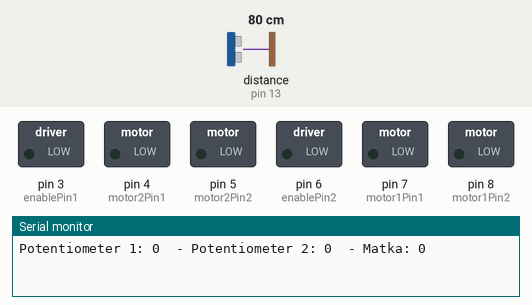
Recording of a sketch running on a simulated Arduino Uno, built with avr-gcc and run on an emulated ATmega328P. Parts: switched loads named in the sketch (green lamp = pin HIGH), the last lines printed to the serial monitor. Wiring (inferred from the names in the program): ultrasonic range finder: trigger pin 2; echo pin 13. Inputs (shaded band) come from the test bench; at power-on: distance to the obstacle (sensor on pin 13) 80 cm. The echo pulse lasts 58.3 µs per cm; no radio packets arrive unless stated; pins used as bus, display or sensor lines are not drawn.

Above: at 0.01 s.
At 1.2 s:
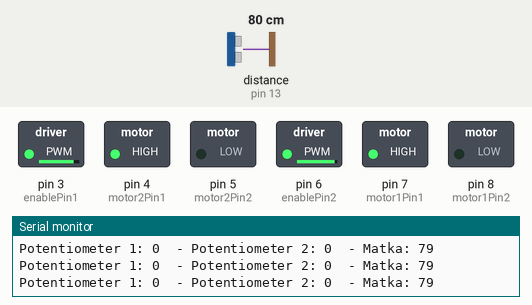
1.3 s: distance to the obstacle (sensor on pin 13) set to 34 cm
4.3 s: distance to the obstacle (sensor on pin 13) set to 28 cm
At 4.8 s:
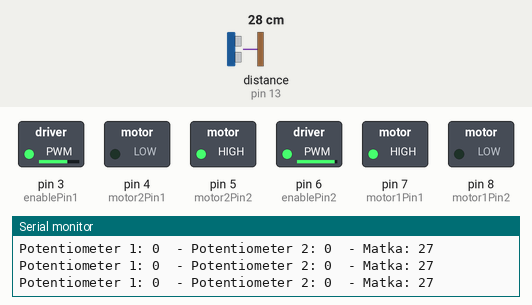
Timing chart, 0 to 7.3 s (numbered marks = the images above; inputs shaded):
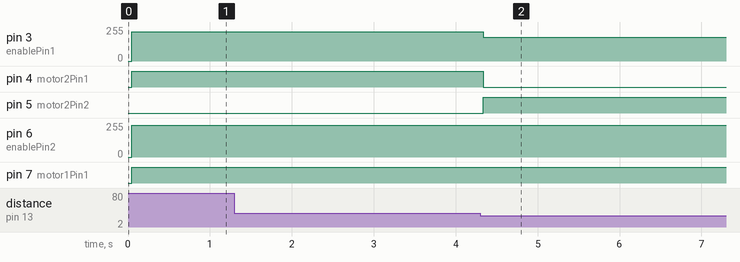

The sketch:

RC-autokoodi_v1.0.ino
```cpp
#include <RH_ASK.h>
//Radiohead-kirjaston sisällyttäminen, kirjaston avulla RF-lähettimet saadaan lähettämään datanpätkiä

//Takamoottorin hallinta(eteen taakse liikkuminen)
int motor1Pin1 = 7;
int motor1Pin2 = 8;
int enablePin1 = 3;

// Etäisyysanturin 2 pinniä ultraäänen lähettämiseen sekä vastaanottamiseen
int trigger = 2;
int echo = 13;

// Kaksi arvoa, ultraäänen matkustusaika sekä siitä laskettava kuljettu matka
long aika;
long cm;

//Etumoottorin hallinta(kääntyminen)
int motor2Pin1 = 4;
int motor2Pin2 = 5;
int enablePin2 = 6;

//Lähettimen antaman datan string sekä sen jakaminen 2 eri stringiin
String str_potent1;
String str_potent2;
String str_out;

// Vähennetään kauko-ohjaimessa stringiin lisätty määrä jotta data olisi koko ajan yhtä monta merkkiä
int potent1;
int potent2;

RH_ASK rf_driver;

void setup(){
    //Hallitaan Arduinosta tulevia johtoja
    pinMode(motor1Pin1, OUTPUT);
    pinMode(motor1Pin2, OUTPUT);
    pinMode(motor2Pin1, OUTPUT);
    pinMode(motor2Pin2, OUTPUT);
    pinMode(enablePin1, OUTPUT);
    pinMode(enablePin2, OUTPUT);

    //enablePin 1 ja 2 on kiinnitetty L298H H-Bridgeen kiinni PWM-napoihin, jolla hallitaan moottoreille tulevaa virtaa välillä 0-255
    //(190 rajoitettu koska alkuperäinen kytkentä oli 4,5V ja meillä on 10,5V koska H-Bridge ja arduino vaativat virtaa)

    // Aloita ASK-toiminto
    rf_driver.init();

    pinMode(trigger, OUTPUT);
    pinMode(echo, INPUT);

    Serial.begin(9600);
}

void loop() {

    // Annetaan oletetun viestin pituus
    uint8_t buf[7];
    uint8_t buflen = sizeof(buf);
    // Check if received packet is correct size
    if (rf_driver.recv(buf, &buflen))
    {

      // Saadun datan muuttaminen stringiksi jos viesti on oikean pituinen
      str_out = String((char*)buf);

      // Stringin jakaminen 2 osaan
      for (int i = 0; i < str_out.length(); i++) {
      if (str_out.substring(i, i+1) == ",") {
      str_potent1 = str_out.substring(0, i);
      str_potent2 = str_out.substring(i+1);
      break;}
    }

    potent1 = atoi( &str_potent1[0])-100;
    potent2 = atoi( &str_potent2[0])-100;
    }

    //Debug
    Serial.print("Potentiometer 1: ");
    Serial.print(potent1);
    Serial.print("  - Potentiometer 2: ");
    Serial.print(potent2);
    Serial.print("  - Matka: ");
    Serial.println(cm);


    //Liikkuminen eteen ja taakse

    //Määritetään paljonkon tietty potentiometrin asento antaa virtaa takamoottorille ja mihin suuntaan moottori pyörii

    if (potent1 >90 && potent1 <=150 && cm>30){
      eteenpain();}

      else if (potent1 <70 && potent1 >= 0 && cm>30){
      taaksepain();}

    else if (potent1 <=90 && potent1 >=70 && cm >30){
    analogWrite(enablePin1, 0);
    digitalWrite(7,LOW);
    digitalWrite(8,LOW);}


    //Ohjaus vasen ja oikea

    //Määritetään paljonkon tietty potentiometrin asento antaa virtaa etumoottorille ja mihin suuntaan moottori pyörii

      if (potent2 >90 && potent2 <= 150 && cm>30){
        oikea();}

      else if (potent2 <70 && potent2 >= 0 && cm>30){
        vasen();}


    else if (potent2 <=90 && potent2 >=70 && cm>30){
    analogWrite(enablePin2, 0);
    digitalWrite(4,LOW);
    digitalWrite(5,LOW);}

    digitalWrite(trigger, LOW);
    delayMicroseconds(5);
    digitalWrite(trigger, HIGH);
    delayMicroseconds(10);
    digitalWrite(trigger, LOW);

    pinMode(echo, INPUT);
    aika = pulseIn(echo, HIGH);

    //Lasketaan matka ajan perusteella. Koska ultraääni kulkee saman matkan 2 kertaa, jaetaan aika kahdella. Tämän jälkeen tulos jaetaan 29.1, joka on äänen nopeus.
    cm = aika/58.2;

    if(cm < 30 && cm >= 0 && (potent1 >90 || potent1 <70) ){
    etaisyys();}
    delay(20);

}

void etaisyys()
{
digitalWrite(7,HIGH);
digitalWrite(8,LOW);
analogWrite(enablePin1,180);
digitalWrite(4,LOW);
digitalWrite(5,HIGH);
analogWrite(enablePin2,240);}

void eteenpain(){
  if (potent1 >90 && potent1 <=100 && cm>30){
    analogWrite(enablePin1, 100);
    digitalWrite(7,LOW);
    digitalWrite(8,HIGH);}

    else if (potent1 >100 && potent1 <=110 && cm>30){
    analogWrite(enablePin1, 120);
    digitalWrite(7,LOW);
    digitalWrite(8,HIGH);}

    else if (potent1 >110 && potent1 <=120 && cm>30){
    analogWrite(enablePin1, 140);
    digitalWrite(7,LOW);
    digitalWrite(8,HIGH);}

    else if (potent1 >120 && potent1 <=130 && cm>30){
    analogWrite(enablePin1, 160);
    digitalWrite(7,LOW);
    digitalWrite(8,HIGH);}

    else if (potent1 >130 && potent1 <=140 && cm>30){
    analogWrite(enablePin1, 180);
    digitalWrite(7,LOW);
    digitalWrite(8,HIGH);}

    else if (potent1 >140 && potent1 <=150 && cm>30){
    analogWrite(enablePin1, 200);
    digitalWrite(7,LOW);
    digitalWrite(8,HIGH);}
}

void taaksepain(){

    if (potent1 <70 && potent1 >=60 && cm>30){
    analogWrite(enablePin1, 100);
    digitalWrite(7,HIGH);
    digitalWrite(8,LOW);}

    else if (potent1 <60 && potent1 >=50 && cm>30){
    analogWrite(enablePin1, 120);
    digitalWrite(7,HIGH);
    digitalWrite(8,LOW);}

    else if (potent1 <50 && potent1 >=40 && cm>30){
    analogWrite(enablePin1, 140);
    digitalWrite(7,HIGH);
    digitalWrite(8,LOW);}

    else if (potent1 <40 && potent1 >=30 && cm>30){
    analogWrite(enablePin1, 170);
    digitalWrite(7,HIGH);
    digitalWrite(8,LOW);}

    else if (potent1 <30 && potent1 >=20 && cm>30){
    analogWrite(enablePin1, 200);
    digitalWrite(7,HIGH);
    digitalWrite(8,LOW);}

    else if (potent1 <20 && potent1 >=0 && cm>30){
    analogWrite(enablePin1, 220);
    digitalWrite(7,HIGH);
    digitalWrite(8,LOW);}
}

void oikea(){
    if (potent2 >90 && potent2 <=100 && cm>30){
    analogWrite(enablePin2, 150);
    digitalWrite(4,LOW);
    digitalWrite(5,HIGH);}

    else if (potent2 >100 && potent2 <=110 && cm>30){
    analogWrite(enablePin2, 160);
    digitalWrite(4,LOW);
    digitalWrite(5,HIGH);}

    else if (potent2 >110 && potent2 <=120 && cm>30){
    analogWrite(enablePin2, 170);
    digitalWrite(4,LOW);
    digitalWrite(5,HIGH);}

    else if (potent2 >120 && potent2 <=130 && cm>30){
    analogWrite(enablePin2, 190);
    digitalWrite(4,LOW);
    digitalWrite(5,HIGH);}

    else if (potent2 >130 && potent2 <=140 && cm>30){
    analogWrite(enablePin2, 220);
    digitalWrite(4,LOW);
    digitalWrite(5,HIGH);}

    else if (potent2 >140 && potent2<=150 && cm>30){
    analogWrite(enablePin2, 240);
    digitalWrite(4,LOW);
    digitalWrite(5,HIGH);}
}

void vasen(){
    if (potent2 <70 && potent2 >=60 && cm>30){
    analogWrite(enablePin2, 150);
    digitalWrite(4,HIGH);
    digitalWrite(5,LOW);}

    else if (potent2 <60 && potent2 >=50 && cm>30){
    analogWrite(enablePin2, 160);
    digitalWrite(4,HIGH);
    digitalWrite(5,LOW);}

    else if (potent2 <50 && potent2 >=40 && cm>30){
    analogWrite(enablePin2, 170);
    digitalWrite(4,HIGH);
    digitalWrite(5,LOW);}

    else if (potent2 <40 && potent2 >=30 && cm>30){
    analogWrite(enablePin2, 190);
    digitalWrite(4,HIGH);
    digitalWrite(5,LOW);}

    else if (potent2 <30 && potent2 >=20 && cm>30){
    analogWrite(enablePin2, 220);
    digitalWrite(4,HIGH);
    digitalWrite(5,LOW);}

    else if (potent2 <20 && potent2 >= 0 && cm>30){
    analogWrite(enablePin2, 240);
    digitalWrite(4,HIGH);
    digitalWrite(5,LOW);}
}
```

Measured:
- the behaviour switches between 31 and 30 cm on distance to the obstacle (sensor on pin 13) (found by bisection; images 1 and 2)
- after the input at 4.3 s, pin 3 (enablePin1): 220/255 → 180/255 at once; pin 4 (motor2Pin1): HIGH → LOW at once; pin 5 (motor2Pin2): LOW → HIGH at once
